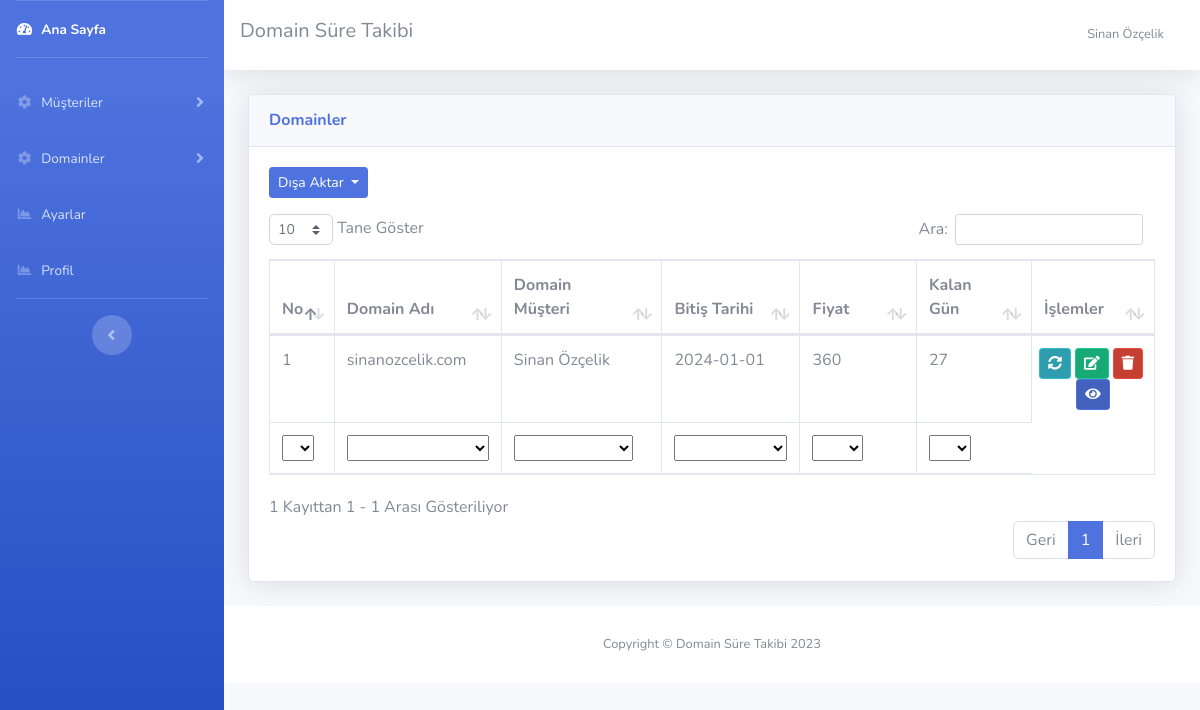
The app's page /domainler.php (signed in) with its own data.
### tables this page shows
CREATE TABLE `ayarlar` (
  `id` int(11) NOT NULL,
  `site_logo` varchar(400) NOT NULL,
  `site_baslik` varchar(350) NOT NULL,
  `site_aciklama` varchar(300) NOT NULL,
  `site_link` varchar(100) NOT NULL,
  `site_sahip_mail` varchar(100) NOT NULL,
  `site_mail_host` varchar(100) NOT NULL,
  `site_mail_mail` varchar(100) NOT NULL,
  `site_mail_port` int(11) NOT NULL,
  `site_mail_sifre` varchar(100) NOT NULL
);

CREATE TABLE `domain` (
  `domain_id` int(11) NOT NULL,
  `domain_adi` varchar(100) NOT NULL,
  `domain_musteri` int(11) NOT NULL,
  `domain_baslangic` date NOT NULL,
  `domain_kayit_firmasi` varchar(300) NOT NULL,
  `domain_bitis` date NOT NULL,
  `domain_fiyat` varchar(50) NOT NULL
);

CREATE TABLE `musteri` (
  `musteri_id` int(11) NOT NULL,
  `musteri_isim` varchar(200) NOT NULL,
  `musteri_mail` varchar(200) NOT NULL,
  `musteri_telefon` varchar(50) NOT NULL,
  `musteri_detay` text NOT NULL
);

### islemler/baglan.php (called while the page is built, shortened)
<?php
$host = "localhost";
$veritabani_ismi = "domaintakip";
$kullanici_adi = "root";
$sifre = "";
try {
	$db = new PDO("mysql:host=$host;dbname=$veritabani_ismi;charset=utf8", $kullanici_adi, $sifre);
} catch (PDOException $e) {
	echo $e->getmessage();
}
$sorgu = $db->prepare("SELECT * FROM ayarlar");
$sorgu->execute();
$ayarcek = $sorgu->fetch(PDO::FETCH_ASSOC);
?>

### domainler.php (the view, shortened to what this page needs)
<?php
include 'header.php'
  ?>
<link rel="stylesheet" type="text/css" href="vendor/datatables/dataTables.bootstrap4.min.css">
<div class="container-fluid">
  <div class="card shadow mb-4">
    <div class="card-header py-3">
      <h6 class="m-0 font-weight-bold text-primary">Domainler</h6>
    </div>
    <div class="card-body">
      <div class="dropdown">
        <button class="btn btn-primary btn-sm dropdown-toggle" type="button" id="dropdownMenuButton"
          data-toggle="dropdown" aria-haspopup="true" aria-expanded="false">
          Dışa Aktar
        </button>
      </div>
      <div class="table-responsive mt-3">
        <table class="table table-bordered" id="domaintablosu">
          <thead>
            <tr>
              <th>No</th>
              <th>Domain Adı</th>
              <th>Domain Müşteri</th>
              <th>Bitiş Tarihi</th>
              <th>Fiyat</th>
              <th>Kalan Gün</th>
              <th>İşlemler</th>
            </tr>
          </thead>
          <tbody>
            <?php
            $sayi = 0;
            $sorgu = $db->prepare("SELECT * FROM domain LEFT JOIN musteri ON domain.domain_musteri=musteri.musteri_id");
            $sorgu->execute();
            while ($domain = $sorgu->fetch(PDO::FETCH_ASSOC)) {
              $sayi++;
              ?>
              <tr>
                <td>
                  <?php echo $sayi; ?>
                </td>
                <td>
                  <?php echo $domain['domain_adi']; ?>
                </td>
                <td>
                  <?php echo $domain['musteri_isim']; ?>
                </td>
                <td>
                  <?php echo $domain['domain_bitis']; ?>
                </td>
                <td>
                  <?php echo $domain['domain_fiyat']; ?>
                </td>
                <td>
                  <?php
                  $bugununtarihi = strtotime(date('d.m.Y'));
                  $domainbitis = strtotime($domain['domain_bitis']);
                  $sonuc = $domainbitis - $bugununtarihi;
                  echo $fark = floor($sonuc / (60 * 60 * 24));
                  ?>
                </td>
                <td>
                  <div class="row justify-content-center">
                    <form class="mr-1" action="domainyenile.php" method="POST" accept-charset="utf-8">
                      <button type="submit" name="yenile" class="btn btn-info btn-sm btn-icon-split">
                        <span class="icon text-white-60">
                          <i class="fas fa-sync-alt"></i>
                        </span>
                      </button>
                    </form>
                    <form action="domainduzenle.php" method="POST" accept-charset="utf-8">
                      <button type="submit" name="duzenleme" class="btn btn-success btn-sm btn-icon-split">
                        <span class="icon text-white-60">
                          <i class="fas fa-edit"></i>
                        </span>
                      </button>
                    </form>
                    <form class="mx-1" action="islemler/ajax.php" method="POST" accept-charset="utf-8">
                      <button type="submit" name="domainsilme" class="btn btn-danger btn-sm btn-icon-split">
                        <span class="icon text-white-60">
                          <i class="fas fa-trash"></i>
                        </span>
                      </button>
                    </form>
                    <form action="domain.php" method="POST" accept-charset="utf-8">
                      <button type="submit" name="duzenleme" class="btn btn-primary btn-sm btn-icon-split">
                        <span class="icon text-white-60">
                          <i class="fas fa-eye"></i>
                        </span>
                      </button>
                    </form>
                  </div>
                </td>
              </tr>
            <?php } ?>
          </tbody>
          <tfoot>
            <tr>
              <th>No</th>
              <th>Domain Adı</th>
              <th>Domain Müşteri</th>
              <th>Bitiş Tarihi</th>
              <th>Kayıt Firması</th>
              <th>Fiyat</th>
            </tr>
          </tfoot>
        </table>
      </div>
    </div>
  </div>
</div>
<?php include 'footer.php' ?>

### header.php (shortened to what this page needs)
<?php
include 'islemler/baglan.php';
?>
<!DOCTYPE html>
<html lang="en">
<head>
  <link href="vendor/fontawesome-free/css/all.min.css" rel="stylesheet" type="text/css">
  <link href="css/sb-admin-2.min.css" rel="stylesheet">
</head>
<body id="page-top">
  <div id="wrapper">
    <ul class="navbar-nav bg-gradient-primary sidebar sidebar-dark accordion" id="accordionSidebar">
      <li class="nav-item active">
        <a class="nav-link" href="index.php">
          <i class="fas fa-fw fa-tachometer-alt"></i>
          <span>Ana Sayfa</span></a>
      </li>
      <hr class="sidebar-divider">
      <li class="nav-item">
        <a class="nav-link collapsed" href="#" data-toggle="collapse" data-target="#musterimenu" aria-expanded="true"
          aria-controls="musterimenu">
          <i class="fas fa-fw fa-cog"></i>
          <span>Müşteriler</span>
        </a>
      </li>
      <li class="nav-item">
        <a class="nav-link collapsed" href="#" data-toggle="collapse" data-target="#domainmenu" aria-expanded="true"
          aria-controls="domainmenu">
          <i class="fas fa-fw fa-cog"></i>
          <span>Domainler</span>
        </a>
      </li>
      <li class="nav-item">
        <a class="nav-link" href="ayarlar.php">
          <i class="fas fa-fw fa-chart-area"></i>
          <span>Ayarlar</span></a>
      </li>
      <li class="nav-item">
        <a class="nav-link" href="profil.php">
          <i class="fas fa-fw fa-chart-area"></i>
          <span>Profil</span></a>
      </li>
      <hr class="sidebar-divider d-none d-md-block">
      <div class="text-center d-none d-md-inline">
        <button class="rounded-circle border-0" id="sidebarToggle"></button>
      </div>
    </ul>
    <div id="content-wrapper" class="d-flex flex-column">
      <div id="content">
        <nav class="navbar navbar-expand navbar-light bg-white topbar mb-4 static-top shadow">
          <h5>
            <?php echo $ayarcek['site_baslik'] ?>
          </h5>
          <ul class="navbar-nav ml-auto">
            <li class="nav-item dropdown no-arrow">
              <a class="nav-link dropdown-toggle" href="#" id="userDropdown" role="button" data-toggle="dropdown"
                aria-haspopup="true" aria-expanded="false">
                <span class="mr-2 d-none d-lg-inline text-gray-600 small">
                  <?php echo $_SESSION['kul_isim'] ?>
                </span>
              </a>
            </li>
          </ul>
        </nav>

### footer.php (shortened to what this page needs)
<footer class="sticky-footer bg-white">
  <div class="container my-auto">
    <div class="copyright text-center my-auto">
      <span>Copyright &copy;
        <?php echo $ayarcek['site_baslik']; ?>
        <?php echo date("Y"); ?>
      </span>
    </div>
  </div>
</footer>
</div>
</div>
</body>
</html>

### records on screen
ayarlar: site_baslik "Domain Süre Takibi"
domain: domain_adi "sinanozcelik.com", musteri.musteri_isim "Sinan Özçelik", domain_bitis "2024-01-01", domain_fiyat "360"

### other values on screen
$_SESSION['kul_isim'] "Sinan Özçelik"
